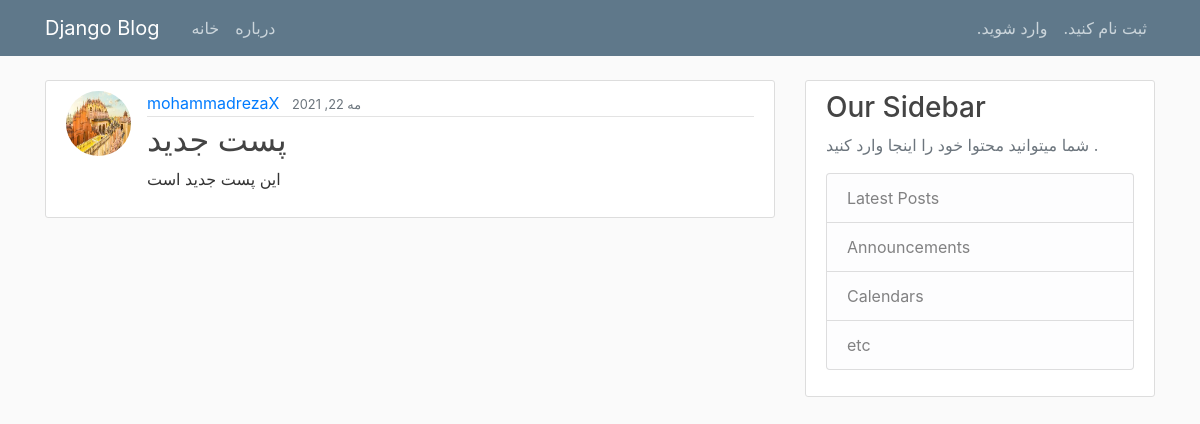
Screenshot of /post/3/ with the database file from the repository.
### blog/models.py (models this page shows, shortened)
class Post(models.Model):
    title = models.CharField(_('موضوع'), max_length=100)
    content = models.TextField(_('محتوا'))
    date_posted = models.DateTimeField(_('تاریخ انتشار'), default=timezone.now)
    author = models.ForeignKey(User, on_delete=models.CASCADE, verbose_name=_('نویسنده'))

### users/models.py (models this page shows, shortened)
class Profile(models.Model):
    user = models.OneToOneField(User, on_delete=models.CASCADE, verbose_name=_('کاربر'))
    image = models.ImageField(_('تصویر'), default='defult.jpg', upload_to='profile-pics')

### blog/views.py (the view)
# urls.py: path('post/<int:pk>/', PostDetailView.as_view(), name='post-detail'),
class PostDetailView(DetailView):
    model = Post
    template_name = 'blog/detail.html'
    context_object_name = 'post'

### blog/templates/blog/detail.html (shortened to what this page needs)
{% extends 'blog/base.html' %}
{% block content %}
    <article class="media content-section">
        <img class="rounded-circle article-img" src='{{ post.author.profile.image.url }}'>
        <div class="media-body">
            <div class="article-metadata">
                <a class="mr-2" href="{% url 'user-posts' post.author.username %}">{{ post.author }}</a>
                <small class="text-muted">{{ post.date_posted|date:'F d, Y' }}</small>
            </div>
            <h2 class="article-title">{{ post.title }}</h2>
            <p class="article-content">{{ post.content }}</p>
        </div>
    </article>
{% endblock %}

### blog/static/blog/main.css (style rules this page uses)
body { background: #fafafa; color: #333333; margin-top: 5rem; }
h1, h2, h3, h4, h5, h6 { color: #444444; }
.content-section { background: #ffffff; padding: 10px 20px; border: 1px solid #dddddd; border-radius: 3px; margin-bottom: 20px; }
.article-title { color: #444444; }
.article-content { white-space: pre-line; }
.article-img { height: 65px; width: 65px; margin-right: 16px; }
.article-metadata { padding-bottom: 1px; margin-bottom: 4px; border-bottom: 1px solid #e3e3e3 }

### rows the page displays
Post: author.profile.image (picture), author "mohammadrezaX", date_posted "مه 22, 2021", title "پست جدید", content "این پست جدید است"
